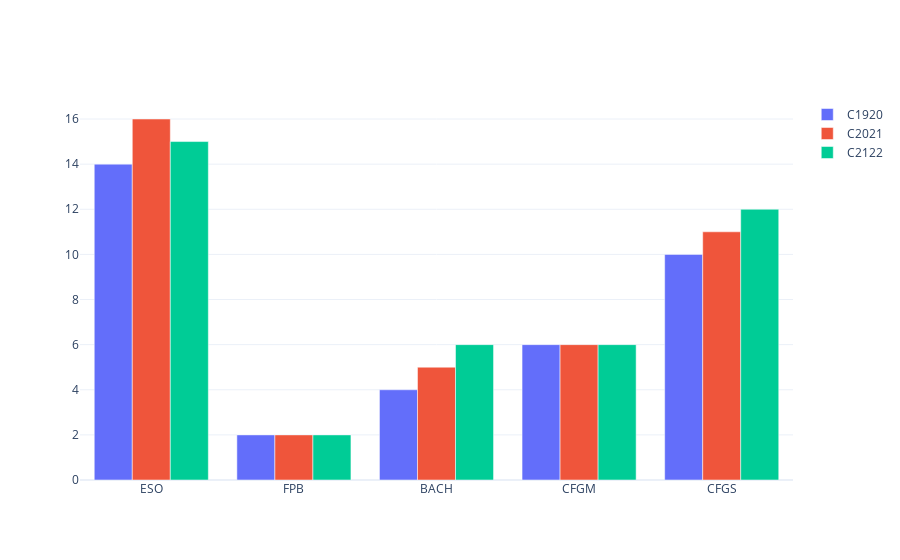

The cell this chart's notebook holds for it:
### Markdown cell above
## Evolución del número de grupos por etapas

### Code cell
series = {}
for year in years:
    series[year] = []
    for stage in stages:
        series[year].append(df.query(f'etapa == "{stage}" & curso == "{year}" & evaluación == "{labels[-1][1]}"')['etapa'].count())

myplotly.cbar(stages, series, is_percentage=False)

### Figure 1 — Plotly figure (JSON) as saved in the notebook; plotly's stock layout.template omitted (floating-point values rounded to 4 significant figures)
{"data": [{"name": "C1920", "type": "bar", "x": ["ESO", "FPB", "BACH", "CFGM", "CFGS"], "y": [14, 2, 4, 6, 10]}, {"name": "C2021", "type": "bar", "x": ["ESO", "FPB", "BACH", "CFGM", "CFGS"], "y": [16, 2, 5, 6, 11]}, {"name": "C2122", "type": "bar", "x": ["ESO", "FPB", "BACH", "CFGM", "CFGS"], "y": [15, 2, 6, 6, 12]}], "layout": {"barmode": "group"}}
